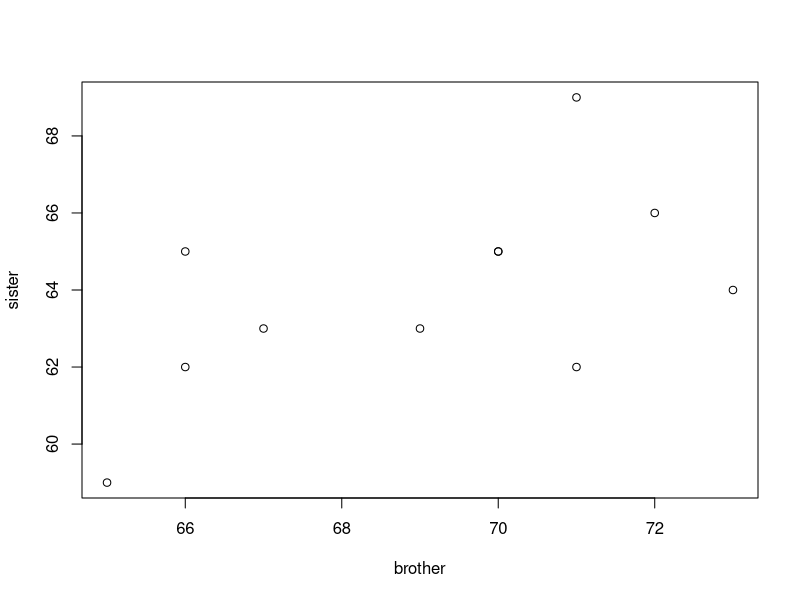

Generate this figure with R:
# Q1 (10 points)
# A pharmaceutical manufacturer forms tablets by compressing a granular material that contains
# the active ingredient and fillers.  The force in kilograms (kg) applied to the tablets varies
# a bit, with the N(11.6, 0.2) distribution.  The process specifications call for applying a force
# between 11.2 and 12.0 kg.
mean <- 11.6
sd <- 0.2
x_min <- 11.2
x_max <- 12.0
##
# (a) What percent of tablets are subject to a force that meets the specifications?
100 * (pnorm(x_max, mean=mean, sd=sd) - pnorm(x_min, mean=mean, sd=sd))
# 95.44997
# (b) The manufacturer needs that at least 99 percent of the tablets meet the specification.  He can
# adjust the process so that standard deviation is at specific rates while the mean remains
# the same mu=11.6 kg.
# What should be standard deviation of the forces so that 99 percent of tablets meet the
# specification?
# Describe your solution:
# Confidence level is 99%, so z = 2.576
# x_bar = 11.6
#
# x_bar + z*(sd/sqrt(n)) = 12.0
# 11.6 + 2.576*(sd/sqrt(1)) = 12.0
# sd = (12.0-11.6)/2.576
# sd = 0.1552795
#
# x_bar - z*(sd/sqrt(n)) = 11.2
# 11.6 - 2.576*(sd/sqrt(1)) = 11.2
# sd = (11.6-11.2)/2.576
# sd = 0.1552795
# test sd by substituting into pnorm functions
sd <- 0.1552795
100 * (pnorm(x_max, mean=mean, sd=sd) - pnorm(x_min, mean=mean, sd=sd))
# 99.00049

# Q2 (5 points)
# The scores of adults on an IQ test are approximately Normal with mean 100 and standard
# deviation 15.
# What percent of adults have IQ score of 130 or higher?
mean <- 100
sd <- 15
x <- 130
100 * (1 - pnorm(x, mean=mean, sd=sd))
# 2.275013 (B)


# Q3 (5 points)
# What happens to the variability of the sampling distribution of the mean as the number of
# observations units decreases?
# A. The variability increases
# B. The variability decreases
# C. The variability is independent of the sample size so there is no change
# Central Limit Theorem states that the variance of the sample mean decreases with an increase
#   sample size, and the variance of the mean increases with a decrease in sample size.
#   (A)


# Q4 (10 points)
# In a study of exercise, a large group of male runners walk on a treadmill for 10 minutes.
# Their heart rates in beats per minute at the end vary from runner to runner according to the
# N(104, 12.6) distribution
# The heart rates for male nonrunners after the same exercise have the N(120, 15) distribution.
# (a) What percent of the runners have heart rates above 130?
x <- 130
mean <- 104
sd <- 12.6
100 * (1 - pnorm(x, mean=mean, sd=sd))
# 1.953295
# (b) What percent of the nonrunners have heart rates above 130?
mean <- 120
sd <- 15
100 * (1 - pnorm(x, mean=mean, sd=sd))
# 25.24925


# Q5 (10 points)
# The 95% confidence interval for the population mean was calculated based on a random sample
# with sample size of n=31 as (50 to 60).  What is the outcome of a 2-sided alpha = 0.05 test
# based on the null hypothesis of H0: mu = 55.
# A. We would reject the null hypothesis
# B. We would accept the null hypothesis
# C. We would fail to reject the null hypothesis
# D. Not enough information to decide
# H0: mu = 55
# alpha = 0.05
# 2-sided critical value for 5% (z): 1.960
# x_bar + z*(sigma/sqrt(n)) = 60
# x_bar + 1.960*(sigma/sqrt(31)) = 60
#
# x_bar - z*(sigma/sqrt(n)) = 50
# x_bar - 1.960*(sigma/sqrt(31)) = 50
#
# 60 - 1.960*(sigma/sqrt(31)) = 50 + 1.960*(sigma/sqrt(31))
# 60*sqrt(31) - 1.960*sigma = 50*sqrt(31) + 1.960*sigma
# 10*sqrt(31) = 3.920*sigma
# sigma = 14.203480517423525
# x_bar - z*(sigma/sqrt(n)) = 50
# x_bar - 1.960*(14.203480517423525/sqrt(31)) = 50
# x_bar = 50 + 1.960*(14.203480517423525/sqrt(31))
# x_bar = 55
# (B) Accept the null hypothesis

# Q6 (5 points)
# A two sample t-test was conducted to determine if there was a difference in the underlying
# mean BMI between smokers and non-smokers.  The t-statistic was calculated to be 1.7 with 20
# degrees of freedom.  What is the associated p-value?
# A. 0.025
# B. Between 0.025 and 0.05
# C. 0.052
# D. Between 0.05 and 0.10
# E. 0.10
# according to table, for df=20 and t-statistic 1.724718, p = 0.05
# and t-statistic 1.325341, p = 0.10, so the answer is D


# Q7 (10 points)
# Do college students who have volunteered for community service work differ from those who
# have not?
# A study obtained data from 57 students who had done service work and 18 who had not.
#
# --------------------------------------------------
#   Group  |  Condition  |  n  |  x_bar  |  S      |
# --------------------------------------------------
#   1      | Service     | 57  | 104.12  | 14.60   |
#   2      | No Service  | 18  | 97.82   | 14.20   |
# --------------------------------------------------
#
# Is there strong evidence (alpha = 0.05 Significance level) that students who have engaged in
# community service are on the average more attached to their friends?
# H0: students who have engaged in community service are on average more attached to their friends
# in other words, t > 0 in test below
x_bar_s <- 104.12
s_s <- 14.60
n_s <- 57
x_bar_ns <- 97.82
s_ns <- 14.20
n_ns <- 18
t <- (x_bar_s - x_bar_ns)/sqrt((s_s^2/n_s) + (s_ns^2/n_ns))
# t = 1.629814.  Proving that students who have engaged in community service are on average more
# attached to their friends.


# Q8 (20 points)
# We have data on the lean body mass and resting metabolic rate for 10 women who are subjects
# in a study on dieting.  Lean body mass, given in kilograms, is a person's weight leaving out all
# fat.  Metabolic rate, in calories burned per 24 hours, is the rate at which the body consumes
# energy.
#
# ---------------------------------------------------------------------------------------
# Mass  | 35.2  | 54.6  | 48.5  | 42.0  | 50.6  | 42.0  | 40.3  | 33.1  | 42.4  | 34.5  |
# Rate  | 991   | 1455  | 1395  | 1418  | 1502  | 1246  | 1189  | 913   | 1124  | 1052  |
# ---------------------------------------------------------------------------------------
#
mass <- c(35.2,54.6,48.5,42.0,50.6,42.0,40.3,33.1,42.4,34.5)
rate <- c(991,1455,1395,1418,1502,1246,1189,913,1124,1052)
# (a) Find the least-squares regression line for predicting metabolic rate from body mass.
lm(rate~mass)
# Beta_0 = 115.80
# Beta_1 = 26.29
beta_0 <- 115.80
beta_1 <- 26.29
# equation for the least-squares regression line for predicting metabolic rate from body mass
# is:   y = 115.80 + 26.29*x
#
# (b) Another woman has lean body mass 48 kilograms.  What is her predicted metabolic rate?
x <- 48
beta_0 + beta_1*x
# 1377.72
#
# (c) What percentage of the variability in the metabolic rate can be explained by the body
#     mass?
# index,xi,yi,y_hat_i
# 1,35.2,991
# 2,54.6,1455
# 3,48.5,1395
# 4,42.0,1418
# 5,50.6,1502
# 6,42.0,1246
# 7,40.3,1189
# 8,33.1,913
# 9,42.4,1124
# 10,34.5,1052
# sample mean,42.32,1228.5
# sample sd,7.139063119,208.0658283
#
# xi,yi,y_hat_i,y_hat_i-y_bar,(y_hat_i-y_bar)^2,y_i-y_hat_i,(y_i-y_hat_i)^2
# 35.2,991,1041.208,-187.292,35078.29326,-50.208,2520.843264
# 54.6,1455,1551.234,322.734,104157.2348,-96.234,9260.982756
# 48.5,1395,1390.865,162.365,26362.39323,4.135,17.098225
# 42,1418,1219.98,-8.52,72.5904,198.02,39211.9204
# 50.6,1502,1446.074,217.574,47338.44548,55.926,3127.717476
# 42,1246,1219.98,-8.52,72.5904,26.02,677.0404
# 40.3,1189,1175.287,-53.213,2831.623369,13.713,188.046369
# 33.1,913,985.999,-242.501,58806.735,-72.999,5328.854001
# 42.4,1124,1230.496,1.996,3.984016,-106.496,11341.39802
# 34.5,1052,1022.805,-205.695,42310.43303,29.195,852.348025
# ,,,,317034.3229,,72526.24893
# ---------------------------------------------------------------------------------
#             | SS           |  df               |  MS                            |
# ---------------------------------------------------------------------------------
# Regression  | 317034.3229  |  k=1              |  317034.3229/1=317034.3229     |
# Residual    | 72526.24893  |  n-k-1=10-1-1=8   |  72526.24893/8=9065.78111625   |
# ---------------------------------------------------------------------------------
# Total       | 389560.5719  |                 |                                  |
# ---------------------------------------------------------------------------------
# R^2 = reg_ss/total_ss
317034.3229/389560.5719
# 0.8138255.  So, 81.38255% of the variability in the metabolic rate can be explained
# by the body mass.


# Q9 (5 points)
# A least-squares simple linear regression model was fit predicting husbands' age based the age
# of the wife from a sample of 12 couples.
# What percentage of the variability in the husbands' age can be explained by the age of the
# wife?
#
# -----------------------------------------------------------
#             | SS    |   df    |   MS    |   F-statistic   |
# -----------------------------------------------------------
# Regression  |   10  |    1    |     10  |        5        |
# Residual    |   20  |    10   |     2   |                 |
# -----------------------------------------------------------
# Total       |   30  |         |         |                 |
# -----------------------------------------------------------
# reg_df = k = 1
# res_df = n - k - 1 = 10
# res_ms = res_ss/res_df = 2 = res_ss/10 => res_ss = 2*10 = 20
# reg_ss + res_ss = total_ss = 30 = reg_ss + 20 => reg_ss = 30-20 = 10
# reg_ms = reg_ss/reg_df = 10/1 = 10
# f-statistic = reg_ms/res_ms = 10/2 = 5
# R^2 = reg_ss/total_ss = 10/30 = 0.3333333
# 33.333% of the variability in the husbands' age can be explained by the age of the wife.


# Q10 (20 points)
# A research studied the correlation between physical characteristics of sisters and brothers.
# Here are data on the heights (in inches) of 11 adult pairs.
# -----------------------------------------------------------------------------
# Brother  |  71  | 69  | 66  | 67  | 70  | 71  | 70  | 73  | 72  | 65  | 66  |
# Sister   |  69  | 63  | 65  | 63  | 65  | 62  | 65  | 64  | 66  | 59  | 62  |
# -----------------------------------------------------------------------------
# (a) Find the correlation and the equation of the least-squares line for predicting sister's height
# from brother's height.
brother <- c(71,69,66,67,70,71,70,73,72,65,66)
sister <- c(69,63,65,63,65,62,65,64,66,59,62)
r <- cor(brother,sister)
# r = 0.5596833
lm(sister~brother)
# Beta_0 = 26.8653
# Beta_1 = 0.5362
beta_0 <- 26.8653
beta_1 <- 0.5362
# equation for the least-squares regression line for predicting sister's height from brother's
# is:   y = 26.8653 + 0.5362*x
#
# (b) Carlos is 72 inches tall.  Predict the height of his sister.
x <- 72
y <- 26.8653 + 0.5362*x
# y = 65.4717 inches
#
# (c) Based on the scatterplot and the correlation r, do you expect your prediction to be very
# accurate?  Why?
plot(brother, sister)
# scatterplot shows a positive relationship and a positive slope.  with r = 0.5596833, which is
# much closer to 1 than -1, this confirms the positive slope.  Though, because the correlation is
# not closer to the value of 1, I would claim that the prediction is somewhat accurate.  There is
# a significant trend, so there is definitely a degree of accuracy to the prediction.  However,
# I would hesitate to go as far as to claim it is very accurate.
#
# (d) Is there evidence of a significant linear association between physical characteristics of
# sisters and brothers (alpha = 0.05 level)?
# 1
# H0:ρ=0 (there is no linear association)
# H1:ρ≠0 (there is a linear association)
# alpha=0.05
# 2
# t = r*sqrt((n-2)/(1-r^2))
# 3
# Determine the appropriate value from the t-distribution table with n−2=11−2=9
# degrees of freedom and associated with a right hand tail probability of alpha/2=0.025
# Using the table, t=2.262157
n <- length(brother)
df <- n-2
qt(0.975, df=df)
# Decision Rule: Reject H0 if t≥2.262157 or if t≤−2.262157 (|t|≥2.262157).
# Otherwise, do not reject H0
# 4
# 5
t = r*sqrt((df)/(1-r^2))
# from t-distribution table, t=2.026109 for df=9 and alpha/2 = 0.025
# |t| = 2.026109 < 2.262157
# Therefore, we do not reject the null hypothesis and there is not enough significant linear
# association between physical characteristics of sisters and brothers at alpha level 0.05.
